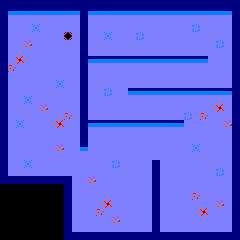

A 2D game scene composited from a Tiled map and its tileset images. What follows is a short description and the map's XML, with every tile layer's data as written:
An orthogonal 30x30 tile map with 8x8 px tiles, 1 tile layer (Tile Layer 1).

<map version="1.2" tiledversion="1.2.0" orientation="orthogonal" renderorder="right-down" width="30" height="30" tilewidth="8" tileheight="8" infinite="0" nextlayerid="2" nextobjectid="1">
 <tileset firstgid="1" source="../Tileset.tsx" />
 <layer id="1" name="Tile Layer 1" width="30" height="30">
  <data encoding="csv">
15,15,15,15,15,15,15,15,15,15,15,15,15,15,15,15,15,15,15,15,15,15,15,15,15,15,15,15,15,15,
15,4,4,4,4,4,4,4,4,4,15,4,4,4,4,4,4,4,4,4,4,4,4,4,4,4,4,4,4,15,
15,17,17,17,17,17,17,17,17,17,15,17,17,17,17,17,17,17,17,17,17,17,17,17,17,17,17,17,17,15,
15,17,17,17,24,17,17,17,17,17,15,17,17,17,17,17,17,17,17,17,17,17,17,17,23,17,17,17,17,15,
15,17,17,17,17,17,17,17,31,17,15,17,17,24,17,17,17,23,17,17,17,17,17,17,17,17,17,17,17,15,
15,17,17,22,17,17,17,17,17,17,15,17,17,17,17,17,17,17,17,17,17,17,17,17,17,17,17,23,17,15,
15,17,17,17,17,17,17,17,17,17,15,17,17,17,17,17,17,17,17,17,17,17,17,17,17,17,17,17,17,15,
15,17,18,17,17,17,17,17,17,17,15,4,4,4,4,4,4,4,4,4,4,4,4,4,4,4,17,17,17,15,
15,20,17,17,17,17,17,17,17,17,15,17,17,17,17,17,17,17,17,17,17,17,17,17,17,17,17,17,17,15,
15,17,17,17,17,17,17,17,17,17,15,17,17,17,17,17,17,17,17,17,17,17,17,17,17,17,17,17,17,15,
15,17,17,17,17,17,17,24,17,17,15,17,17,17,17,17,17,17,17,17,17,17,17,17,17,17,17,17,17,15,
15,17,17,17,17,17,17,17,17,17,15,17,17,23,17,17,4,4,4,4,4,4,4,4,4,4,4,4,4,15,
15,17,17,24,17,17,17,17,17,17,15,17,17,17,17,17,17,17,17,17,17,17,17,17,17,17,17,17,17,15,
15,17,17,17,17,22,17,17,17,17,15,17,17,17,17,17,17,17,17,17,17,17,17,17,17,17,17,18,17,15,
15,17,17,17,17,17,17,17,20,17,15,17,17,17,17,17,17,17,17,17,17,17,17,23,17,20,17,17,17,15,
15,17,24,17,17,17,17,18,17,17,15,4,4,4,4,4,4,4,4,4,4,4,4,17,17,17,17,17,22,15,
15,17,17,17,17,17,17,17,17,17,15,17,17,17,17,17,17,17,17,17,17,17,17,17,17,17,17,17,17,15,
15,17,17,17,17,17,17,17,17,17,15,17,17,17,17,17,17,17,17,17,17,17,17,17,17,17,17,17,17,15,
15,17,17,17,17,17,17,22,17,17,4,17,17,17,17,17,17,17,17,17,17,17,17,17,24,17,17,17,17,15,
15,17,17,17,17,17,17,17,17,17,17,17,17,17,17,17,17,17,17,17,17,17,17,17,17,17,17,17,17,15,
15,17,17,24,17,17,17,17,17,17,17,17,17,17,23,17,17,17,17,15,17,17,17,17,17,17,17,17,17,15,
15,17,17,17,17,17,17,17,17,17,17,17,17,17,17,17,17,17,17,15,17,17,17,17,17,17,17,23,17,15,
15,15,15,15,15,15,15,15,15,17,17,22,17,17,17,17,17,17,17,15,17,17,17,17,17,17,17,17,17,15,
30,30,30,30,30,30,30,30,15,17,17,17,17,17,17,17,17,17,17,15,17,17,17,17,17,17,17,17,17,15,
30,30,30,30,30,30,30,30,15,17,17,17,17,17,17,17,17,17,17,15,17,17,17,17,20,17,17,17,17,15,
30,30,30,30,30,30,30,30,15,17,17,17,17,18,17,17,17,17,17,15,17,17,17,17,17,17,17,22,17,15,
30,30,30,30,30,30,30,30,15,17,17,17,20,17,17,17,17,17,17,15,17,17,17,17,17,18,17,17,17,15,
30,30,30,30,30,30,30,30,15,17,17,17,17,17,22,17,17,17,17,15,17,17,17,17,17,17,17,17,17,15,
30,30,30,30,30,30,30,30,15,17,17,17,17,17,17,17,17,17,17,15,17,17,17,17,17,17,17,17,17,15,
30,30,30,30,30,30,30,30,15,15,15,15,15,15,15,15,15,15,15,15,15,15,15,15,15,15,15,15,15,15
</data>
 </layer>
</map>
